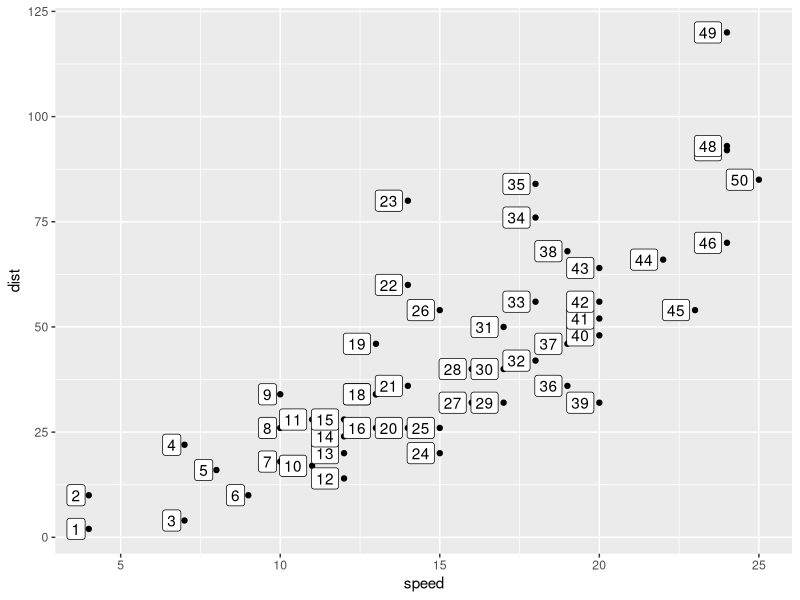
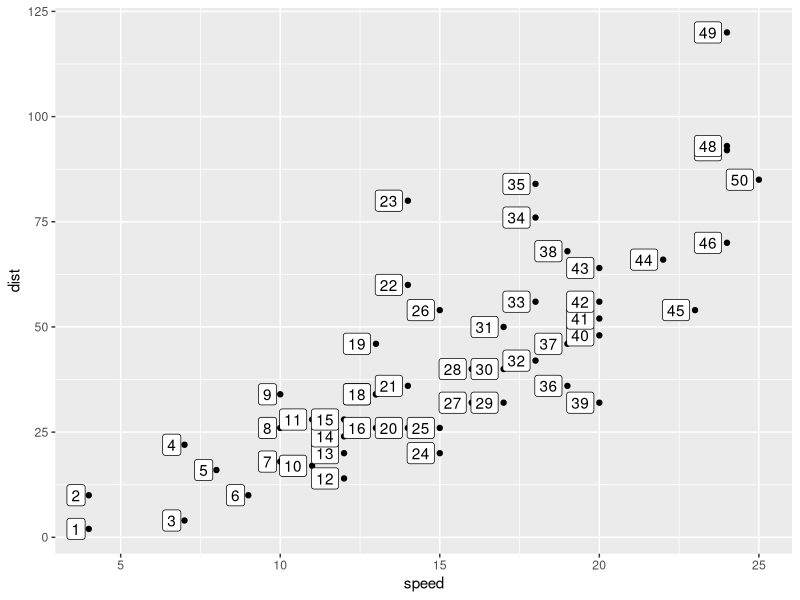
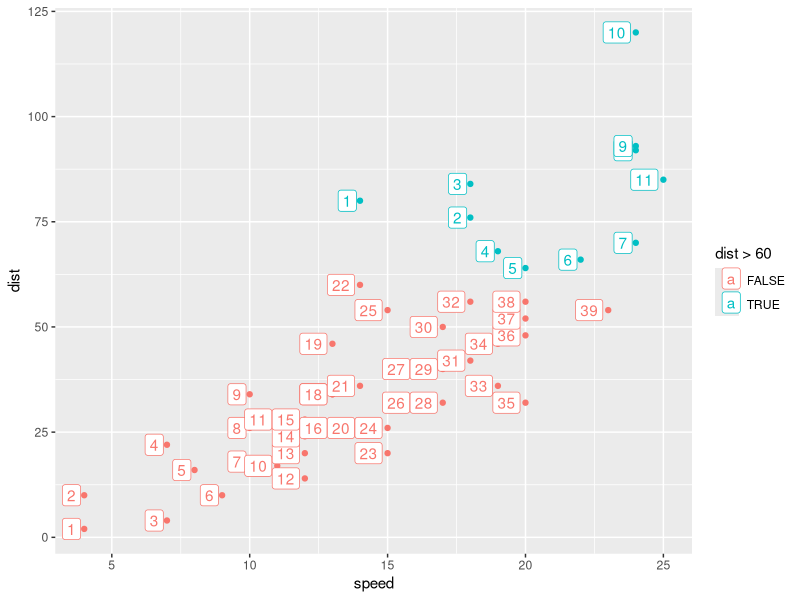
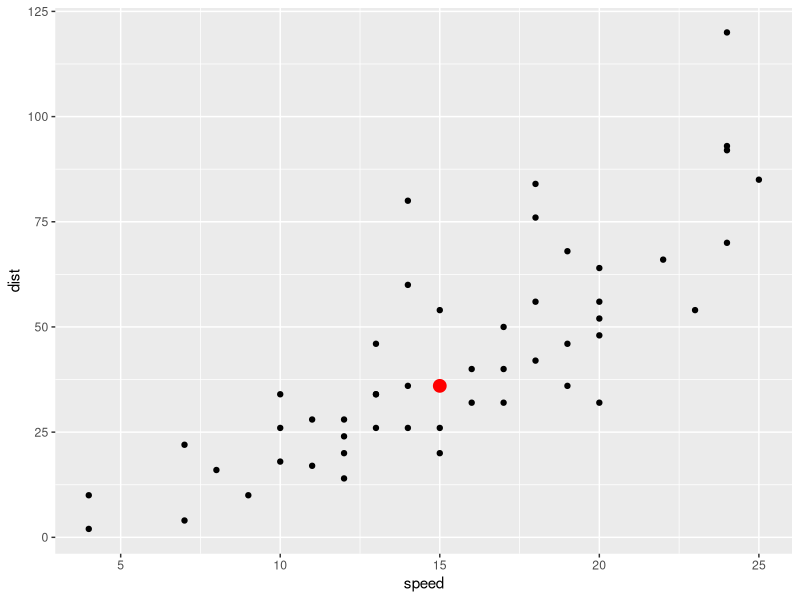
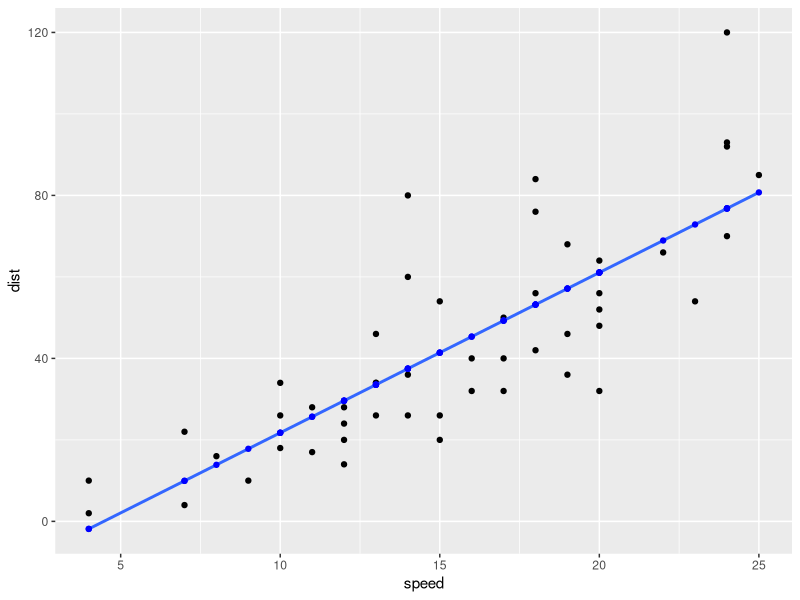

R code for these plots, in order:
## ---- chunk 1
knitr::opts_chunk$set(echo = TRUE, message = F, warning = F)
## ---- chunk 2
library(tidyverse)
cars %>% 
  mutate(id_number = 1:n()) %>% 
  ggplot() + 
  aes(x = speed, y = dist) + 
  geom_point() + 
  geom_label(aes(label = id_number), 
             hjust = 1.2)
## ---- chunk 3
compute_group_row_number <- function(data, scales){
  
  data %>% 
    # add an additional column called label
    mutate(label = 1:n())
  
}

# step 1b test the computation function 
cars %>% 
  # input must have required aesthetic inputs 
  rename(x = speed, y = dist) %>% 
  compute_group_row_number() %>% 
  head()
## ---- chunk 4
StatRownumber <- ggplot2::ggproto(`_class` = "StatRownumber",
                                  `_inherit` = ggplot2::Stat,
                                  required_aes = c("x", "y"),
                                  compute_group = compute_group_row_number)
## ---- chunk 5
geom_label_row_number <- function(mapping = NULL, data = NULL,
                           position = "identity", na.rm = FALSE,
                           show.legend = NA,
                           inherit.aes = TRUE, ...) {
  ggplot2::layer(
    stat = StatRownumber, # proto object from step 2
    geom = ggplot2::GeomLabel, # inherit other behavior
    data = data, 
    mapping = mapping,
    position = position, 
    show.legend = show.legend, 
    inherit.aes = inherit.aes,
    params = list(na.rm = na.rm, ...)
  )
}
## ---- chunk 6
cars %>% 
  ggplot() + 
  aes(x = speed, y = dist) + 
  geom_point() + 
  geom_label_row_number(hjust = 1.2) # function in action
## ---- chunk 7
last_plot() + 
  aes(color = dist > 60) # Computation is within group
## ---- chunk 8
paste0("(", 1, ", ",3., ")")
## ---- chunk 9
cars %>% 
  summarize(dist_median = median(dist),
            speed_median = median(speed)) ->
cars_medians

cars %>% 
  ggplot() + 
  aes(x = speed) + 
  aes(y = dist) + 
  geom_point() + 
  geom_point(data = cars_medians,
    color = "red", size = 4,
             aes(x = speed_median,
                 y = dist_median))
## ---- chunk 10

## ---- chunk 11

## ---- chunk 12

## ---- chunk 13
model <- lm(formula = dist ~ speed, data = cars) 

cars %>% 
  mutate(fitted = model$fitted.values) ->
cars_w_fitted

cars %>% 
  ggplot() + 
  aes(x = speed, y = dist) +
  geom_point() + 
  geom_smooth(method = "lm", se = F) + 
  geom_point(data = cars_w_fitted,
             aes(y = fitted),
             color = "blue")
## ---- chunk 14

## ---- chunk 15

## ---- chunk 16
